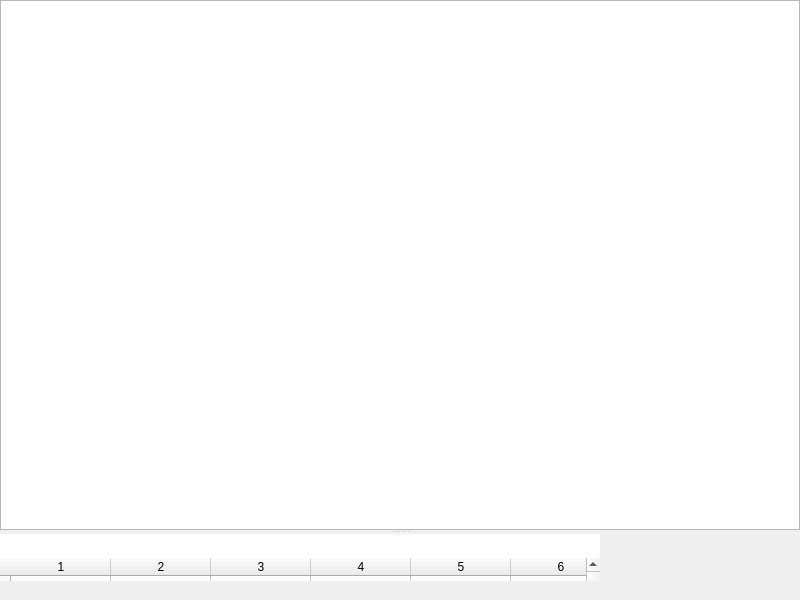
<?xml version="1.0" encoding="UTF-8"?>
<ui version="4.0">
 <class>MainWindow</class>
 <widget class="QMainWindow" name="MainWindow">
  <property name="geometry">
   <rect>
    <x>0</x>
    <y>0</y>
    <width>800</width>
    <height>600</height>
   </rect>
  </property>
  <property name="sizePolicy">
   <sizepolicy hsizetype="Ignored" vsizetype="Ignored">
    <horstretch>0</horstretch>
    <verstretch>0</verstretch>
   </sizepolicy>
  </property>
  <property name="maximumSize">
   <size>
    <width>1200</width>
    <height>800</height>
   </size>
  </property>
  <property name="windowTitle">
   <string>MainWindow</string>
  </property>
  <property name="autoFillBackground">
   <bool>true</bool>
  </property>
  <property name="styleSheet">
   <string notr="true"/>
  </property>
  <property name="animated">
   <bool>false</bool>
  </property>
  <property name="tabShape">
   <enum>QTabWidget::Triangular</enum>
  </property>
  <widget class="QWidget" name="centralwidget">
   <property name="sizePolicy">
    <sizepolicy hsizetype="Ignored" vsizetype="Ignored">
     <horstretch>0</horstretch>
     <verstretch>0</verstretch>
    </sizepolicy>
   </property>
   <property name="minimumSize">
    <size>
     <width>0</width>
     <height>0</height>
    </size>
   </property>
   <property name="maximumSize">
    <size>
     <width>1400</width>
     <height>16777215</height>
    </size>
   </property>
   <property name="layoutDirection">
    <enum>Qt::LeftToRight</enum>
   </property>
   <property name="autoFillBackground">
    <bool>true</bool>
   </property>
   <widget class="QSplitter" name="testSplitter">
    <property name="geometry">
     <rect>
      <x>0</x>
      <y>0</y>
      <width>800</width>
      <height>600</height>
     </rect>
    </property>
    <property name="sizePolicy">
     <sizepolicy hsizetype="Ignored" vsizetype="Preferred">
      <horstretch>0</horstretch>
      <verstretch>2</verstretch>
     </sizepolicy>
    </property>
    <property name="orientation">
     <enum>Qt::Vertical</enum>
    </property>
    <property name="childrenCollapsible">
     <bool>false</bool>
    </property>
    <widget class="PlotWidget" name="graphicsView">
     <property name="sizePolicy">
      <sizepolicy hsizetype="Ignored" vsizetype="Ignored">
       <horstretch>0</horstretch>
       <verstretch>0</verstretch>
      </sizepolicy>
     </property>
     <property name="cursor" stdset="0">
      <cursorShape>CrossCursor</cursorShape>
     </property>
     <property name="layoutDirection">
      <enum>Qt::LeftToRight</enum>
     </property>
     <property name="alignment">
      <set>Qt::AlignLeading|Qt::AlignLeft|Qt::AlignTop</set>
     </property>
    </widget>
    <widget class="QWidget" name="ControlWidget" native="true">
     <property name="sizePolicy">
      <sizepolicy hsizetype="Ignored" vsizetype="Ignored">
       <horstretch>0</horstretch>
       <verstretch>0</verstretch>
      </sizepolicy>
     </property>
     <property name="geometry">
       <rect>
        <x>0</x>
        <y>0</y>
        <width>800</width>
        <height>24</height>
       </rect>
      </property>
     <widget class="QLineEdit" name="lineEdit">
      <property name="geometry">
       <rect>
        <x>0</x>
        <y>0</y>
        <width>600</width>
        <height>24</height>
       </rect>
      </property>
      <property name="minimumSize">
       <size>
        <width>0</width>
        <height>24</height>
       </size>
      </property>
      <property name="acceptDrops">
       <bool>false</bool>
      </property>
      <property name="frame">
       <bool>false</bool>
      </property>
      <property name="clearButtonEnabled">
       <bool>true</bool>
      </property>
     </widget>
     <widget class="QTableWidget" name="tableWidget">
      <property name="geometry">
       <rect>
        <x>0</x>
        <y>24</y>
        <width>600</width>
        <height>200</height>
       </rect>
      </property>
      <property name="sizePolicy">
       <sizepolicy hsizetype="Ignored" vsizetype="Ignored">
        <horstretch>0</horstretch>
        <verstretch>0</verstretch>
       </sizepolicy>
      </property>
      <property name="frameShape">
       <enum>QFrame::NoFrame</enum>
      </property>
      <property name="frameShadow">
       <enum>QFrame::Plain</enum>
      </property>
      <property name="alternatingRowColors">
       <bool>false</bool>
      </property>
      <property name="gridStyle">
       <enum>Qt::SolidLine</enum>
      </property>
      <property name="rowCount">
       <number>8</number>
      </property>
      <property name="columnCount">
       <number>8</number>
      </property>
      <row/>
      <row/>
      <row/>
      <row/>
      <row/>
      <row/>
      <row/>
      <row/>
      <column/>
      <column/>
      <column/>
      <column/>
      <column/>
      <column/>
      <column/>
      <column/>
     </widget>
     <widget class="QProgressBar" name="progressBar">
      <property name="geometry">
       <rect>
        <x>0</x>
        <y>0</y>
        <width>600</width>
        <height>24</height>
       </rect>
      </property>
      <property name="value">
       <number>50</number>
      </property>
      <property name="textVisible">
       <bool>false</bool>
      </property>
      <property name="invertedAppearance">
       <bool>false</bool>
      </property>
      <property name="format">
       <string/>
      </property>
     </widget>
     <zorder>progressBar</zorder>
     <zorder>lineEdit</zorder>
     <zorder>tableWidget</zorder>
    </widget>
   </widget>
  </widget>
  <widget class="QStatusBar" name="statusbar">
   <property name="sizePolicy">
    <sizepolicy hsizetype="Ignored" vsizetype="Fixed">
     <horstretch>0</horstretch>
     <verstretch>0</verstretch>
    </sizepolicy>
   </property>
   <property name="layoutDirection">
    <enum>Qt::LeftToRight</enum>
   </property>
   <property name="autoFillBackground">
    <bool>false</bool>
   </property>
   <property name="sizeGripEnabled">
    <bool>false</bool>
   </property>
  </widget>
  <action name="checkStatsMenu">
   <property name="text">
    <string>check stats</string>
   </property>
  </action>
  <action name="actiongrbl_status_verbose">
   <property name="checkable">
    <bool>true</bool>
   </property>
   <property name="text">
    <string>grbl status verbose</string>
   </property>
  </action>
  <action name="actiongrbl_feedback_verbose">
   <property name="checkable">
    <bool>true</bool>
   </property>
   <property name="text">
    <string>grbl feedback verbose</string>
   </property>
  </action>
  <action name="actionlog">
   <property name="checkable">
    <bool>true</bool>
   </property>
   <property name="text">
    <string>log</string>
   </property>
  </action>
 </widget>
 <customwidgets>
  <customwidget>
   <class>PlotWidget</class>
   <extends>QGraphicsView</extends>
   <header location="global">pyqtgraph</header>
  </customwidget>
 </customwidgets>
 <resources/>
 <connections/>
</ui>
